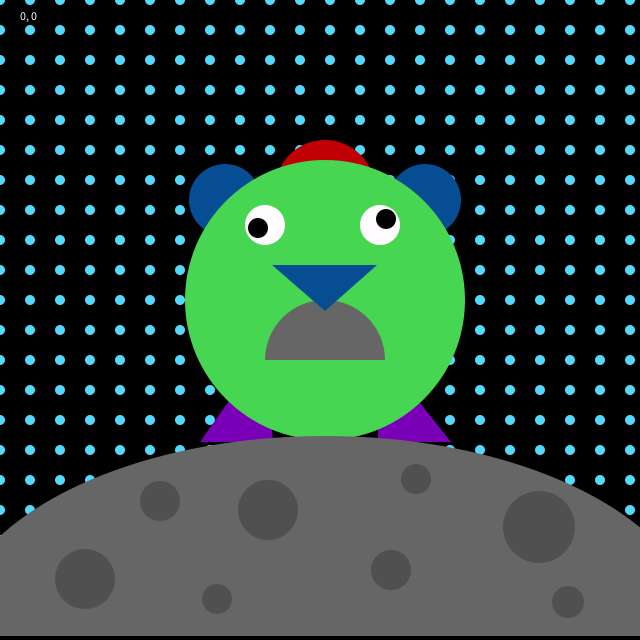
Frame 1 (no input)
Frame 60 (the mouse pressed at the canvas centre just before this capture): identical to frame 1, image omitted
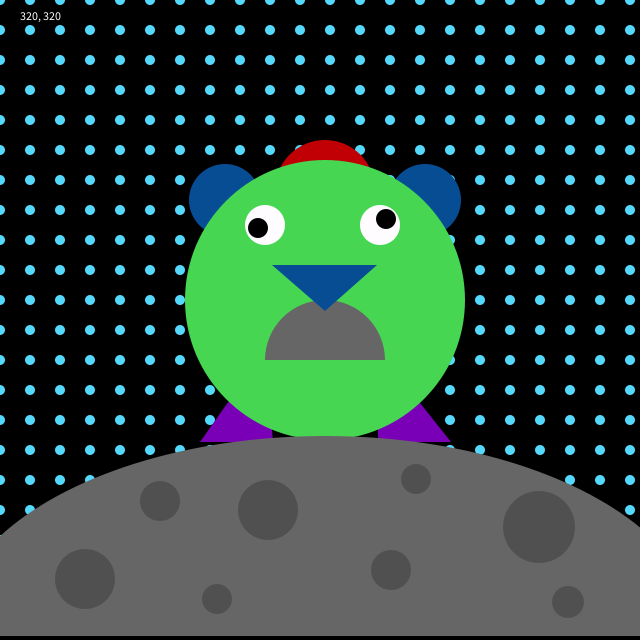
Frame 120 (the mouse held since frame 60 and released just before this capture)

The Processing sketch that drew these frames (run headless with seeded random() and noise(); from frame 60 on, the mouse is pressed at the canvas centre):

// Processing sketch: processing_182853
// ── processing_182853.pde

void setup() {
  size (640, 640);
  noStroke();
}

void draw() {
  background(0);
  
  fill(#54D9FC);
for (int i = 0 ; i < 101 ; i++) {
  for (int j = 0 ; j < 101 ; j++) {
    ellipse(30*i, 30*j, 10, 10) ;
  }
}

  
  fill(#064D93);
  ellipse(425, 200, 72, 72);

  fill(#064D93);
  ellipse(225, 200, 72, 72);

  fill(#C10006);
  ellipse(325, 190, 100, 100);
  
  fill(#7900B7);
  triangle(265, 350, 200, 442, 273, 442);
  
  fill(#7900B7);
  triangle(378, 350, 451, 442, 378, 442);

  fill(#47D652);
  ellipse(325, 300, 280, 280);

  fill(#FEFCFF);
  ellipse(380, 225, 40, 40);

  fill(#FEFCFF);
  ellipse(265, 225, 40, 40);
  
  fill(0);
  ellipse(258, 228, 20, 20);
  
  fill(0);
  ellipse(386, 219, 20, 20);
  
  fill(#676666);
  arc(325, 360, 120, 120, PI, TWO_PI);
  
  fill(#064D93);
  triangle(272, 265, 377, 265, 325, 311);
  
  fill(#676666);
  arc(325, 636, 750, 400, PI, TWO_PI);
  
 
  
  fill(#505050);
  ellipse(539, 527, 72, 72);
  
   fill(#505050);
  ellipse(568, 602, 32, 32);
  
  fill(#505050);
  ellipse(391, 570, 40, 40);
  
  fill(#505050);
  ellipse(268, 510, 60, 60);
  
  fill(#505050);
  ellipse(217, 599, 30, 30);
  
  fill(#505050);
  ellipse(416, 479, 30, 30);
  
  fill(#505050);
  ellipse(85, 579, 60, 60);
  
  fill(#505050);
  ellipse(160, 501, 40, 40);
  
  fill(255);
  text(mouseX + ", " + mouseY, 20, 20);
}
